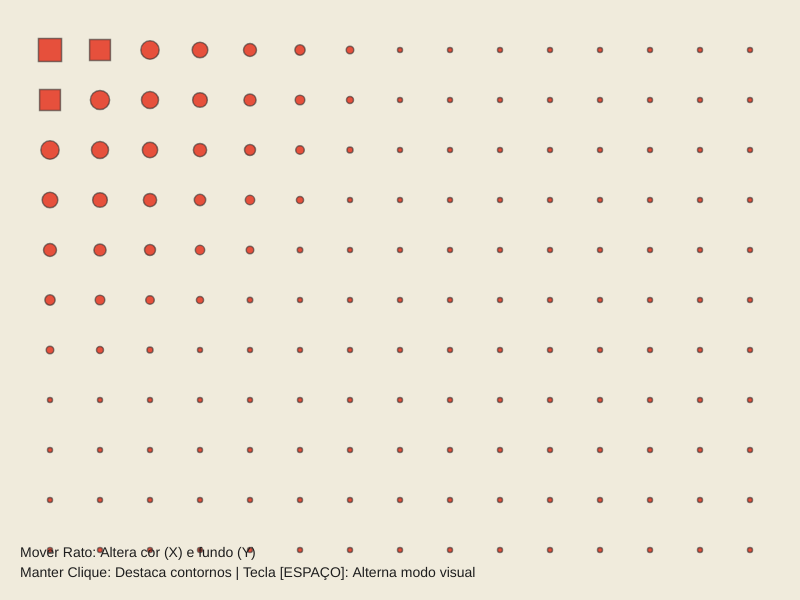
Frame 1 (no input)
Frame 60 (no input): identical to frame 1, image omitted
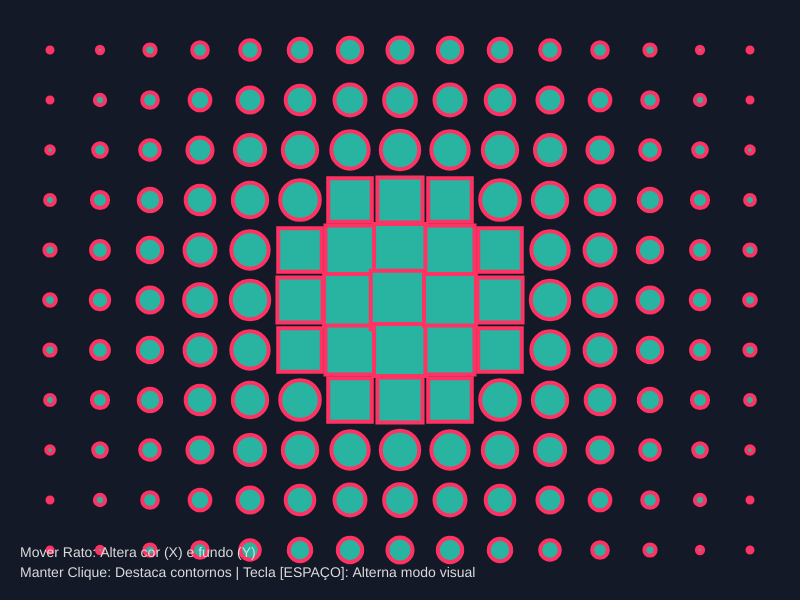
Frame 120 (the mouse pressed at the canvas centre since frame 60)

The p5.js sketch that drew these frames (run headless with seeded random() and noise() and a simulated clock; from frame 60 on, the mouse is pressed at the canvas centre):

// p5.js sketch
// ── sketch.js

let modoForma = 0;

function setup() {
  createCanvas(800, 600);
  rectMode(CENTER);
  strokeWeight(2);
}

function draw() {
  if (mouseY < height / 2) {
    background(240, 235, 220);
  } else {
    background(20, 25, 40); 
  }

  let corElemento;
  if (mouseX < width / 3) {
    corElemento = color(230, 80, 60);
  } else if (mouseX < (2 * width) / 3) {
    corElemento = color(40, 180, 160);
  } else {
    corElemento = color(240, 180, 40);
  }

  if (mouseIsPressed) {
    stroke(255, 50, 100);
    strokeWeight(4);
  } else {
    stroke(50, 50, 50, 150);
    strokeWeight(1.5);
  }

  let tamanhoBase = map(mouseX, 0, width, 15, 50);
  let espacamento = 50;

  for (let x = 50; x < width; x += espacamento) {
    for (let y = 50; y < height; y += espacamento) {
      
      // Distância de cada ponto ao cursor do rato
      let d = dist(mouseX, mouseY, x, y);
      let tamanho = map(d, 0, 400, tamanhoBase * 1.8, 5, true);

      if (modoForma === 0) {
        fill(corElemento);
        if (d < 120) {
          rect(x, y, tamanho, tamanho); 
        } else {
          ellipse(x, y, tamanho, tamanho);
        }
      } else {
        stroke(corElemento);
        if (d < 150) {
          line(x, y, mouseX, mouseY);
        } else {
          point(x, y);
        }
      }
    }
  }

  desenharInterface();
}

function keyPressed() {
  if (key === ' ' || key === 'm' || key === 'M') {
    if (modoForma === 0) {
      modoForma = 1;
    } else {
      modoForma = 0;
    }
  }
}

function desenharInterface() {
  noStroke();
  fill(mouseY < height / 2 ? 30 : 220);
  textSize(14);
  textAlign(LEFT, BOTTOM);
  text("Mover Rato: Altera cor (X) e fundo (Y)", 20, height - 40);
  text("Manter Clique: Destaca contornos | Tecla [ESPAÇO]: Alterna modo visual", 20, height - 20);
}
